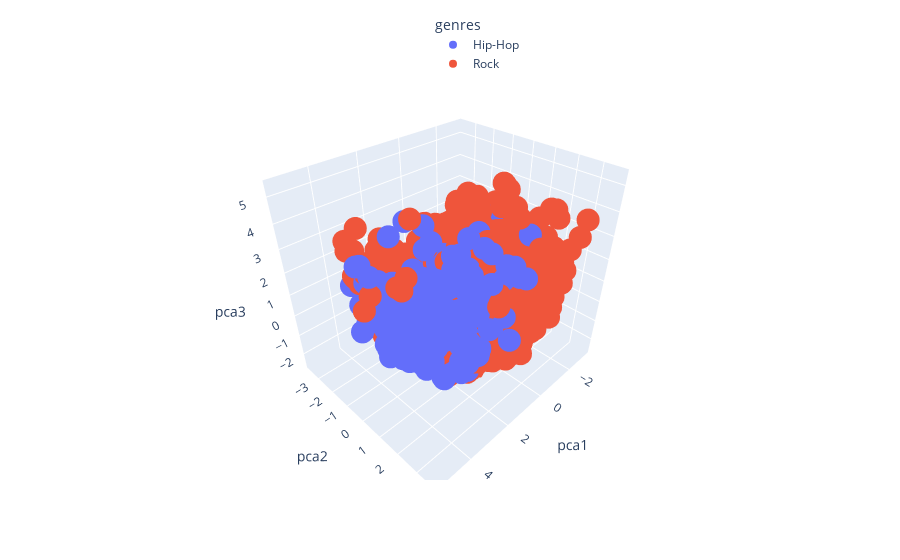

The notebook cell saved with this chart:
### Markdown cell above
# 1.4 plot PCA in 3D

### Code cell
# 3D PCA
#total_var = pca.explained_variance_ratio_.sum() * 100

fig = px.scatter_3d(
    df, x='pca1', y='pca2', z='pca3', color='genres',
    #title=f'Total Explained Variance: {total_var:.2f}%',
    #labels={'0': 'PC 1', '1': 'PC 2', '2': 'PC 3'}
)
fig.update_layout(legend=dict(
    orientation="v",
    yanchor="bottom",
    y=1,
    xanchor="right",
    x=0.6
))
fig.show()

### Figure 1 — Plotly figure (JSON) as saved in the notebook; plotly's stock layout.template omitted (floating-point values rounded to 4 significant figures; data arrays with more than 128 entries replaced by an {"elided": "..."} marker saying what was removed)
{"data": [{"hovertemplate": "genres=Hip-Hop<br>pca1=%{x}<br>pca2=%{y}<br>pca3=%{z}<extra></extra>", "legendgroup": "Hip-Hop", "marker": {"color": "#636efa", "symbol": "circle"}, "mode": "markers", "name": "Hip-Hop", "scene": "scene", "showlegend": true, "type": "scatter3d", "x": {"elided": "910 float values"}, "y": {"elided": "910 float values"}, "z": {"elided": "910 float values"}}, {"hovertemplate": "genres=Rock<br>pca1=%{x}<br>pca2=%{y}<br>pca3=%{z}<extra></extra>", "legendgroup": "Rock", "marker": {"color": "#EF553B", "symbol": "circle"}, "mode": "markers", "name": "Rock", "scene": "scene", "showlegend": true, "type": "scatter3d", "x": {"elided": "3892 float values"}, "y": {"elided": "3892 float values"}, "z": {"elided": "3892 float values"}}], "layout": {"legend": {"orientation": "v", "title": {"text": "genres"}, "tracegroupgap": 0, "x": 0.6, "xanchor": "right", "y": 1, "yanchor": "bottom"}, "margin": {"t": 60}, "scene": {"domain": {"x": [0.0, 1.0], "y": [0.0, 1.0]}, "xaxis": {"title": {"text": "pca1"}}, "yaxis": {"title": {"text": "pca2"}}, "zaxis": {"title": {"text": "pca3"}}}}}
